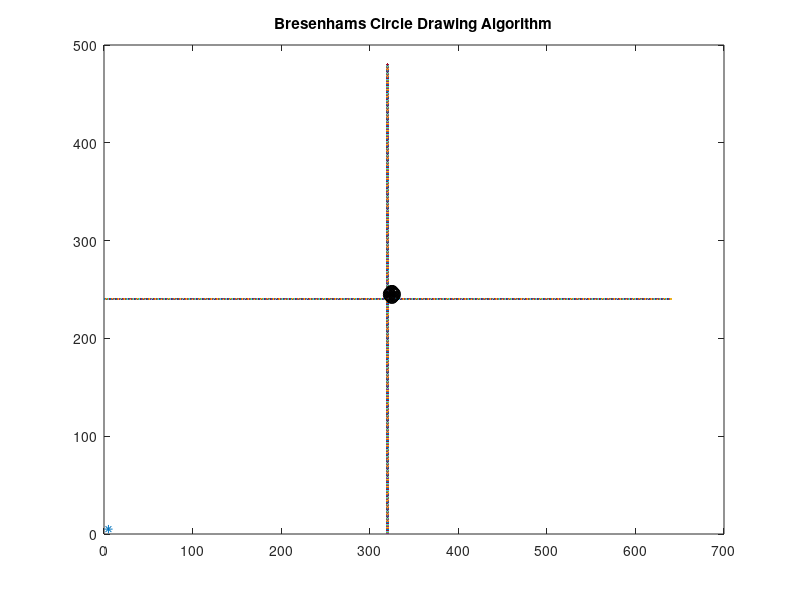

The MATLAB source for this figure:
clear all;
xmax=640;
ymax=480;
xc=input('Enter the center x coordinate: ');
yc=input('Enter the center y coordinate: ');
r=input('Enter radious r of this circle: ');
for i=1:640
x=i;
y=ymax/2;
plot(x,y);
hold on;
end
for i=1:480
y=i;
x=xmax/2;
plot(x,y);
hold on;
end
plot(xc,yc,'*');
x=0;
y=r;
p=3-2*r;
title('Bresenhams Circle Drawing Algorithm');
while(x<=y)
x=x+1;
if(p<0)
p=p+4*x+6;
else
y=y-1;
p=p+4*(x-y)+10;
end
plot(320+xc+x,240+yc+y,"ok");
plot(320+xc+y,240+yc+x,"ok")
plot(320+xc-x,240+yc+y,"ok");
plot(320+xc-y,240+yc+x,"ok");
plot(320+xc-x,240+yc-y,"ok");
plot(320+xc-y,240+yc-x,"ok");
plot(320+xc+y,240+yc-x,"ok");
plot(320+xc+x,240+yc-y,"ok");
hold on;
end
